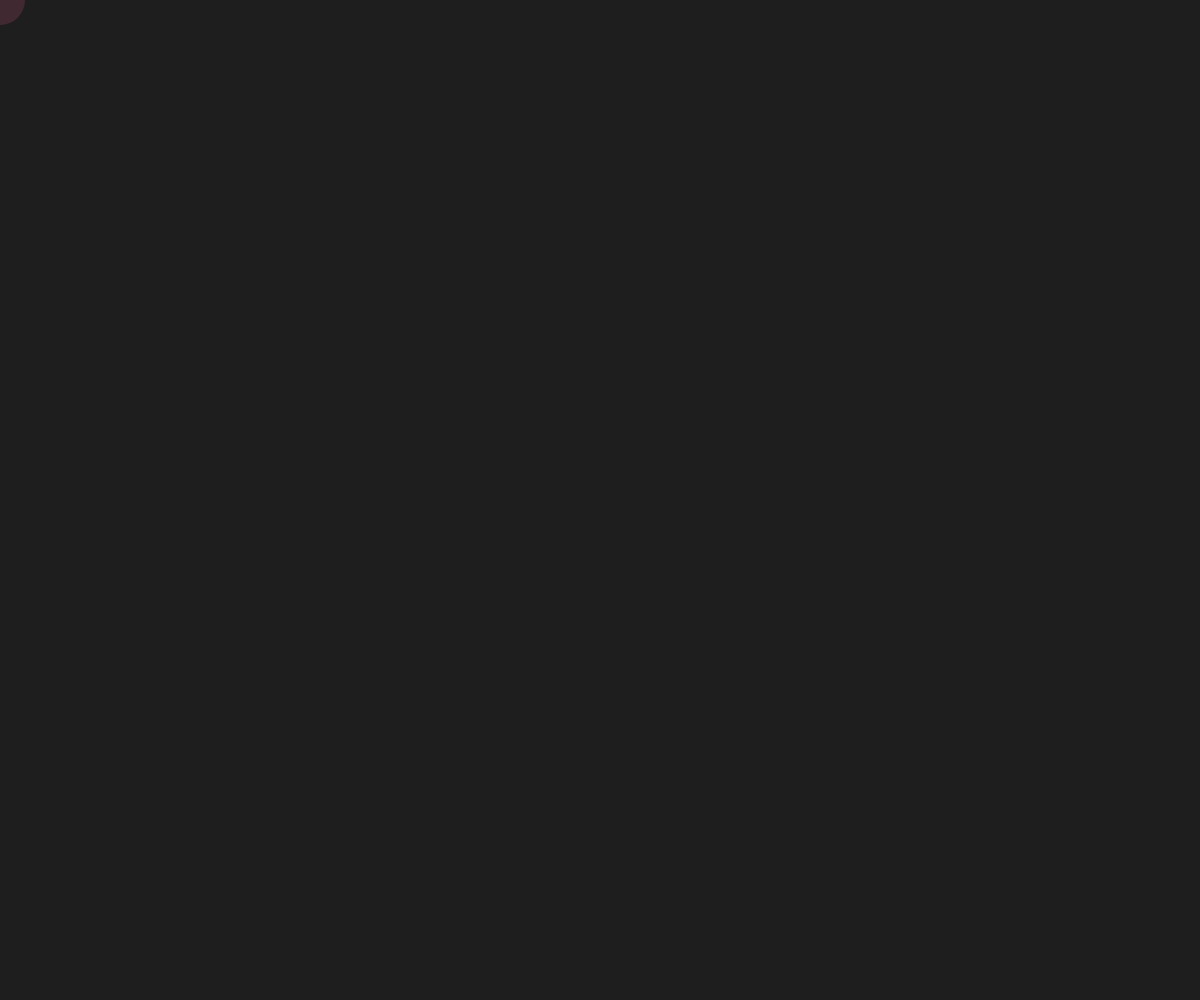
Frame 1 (no input)
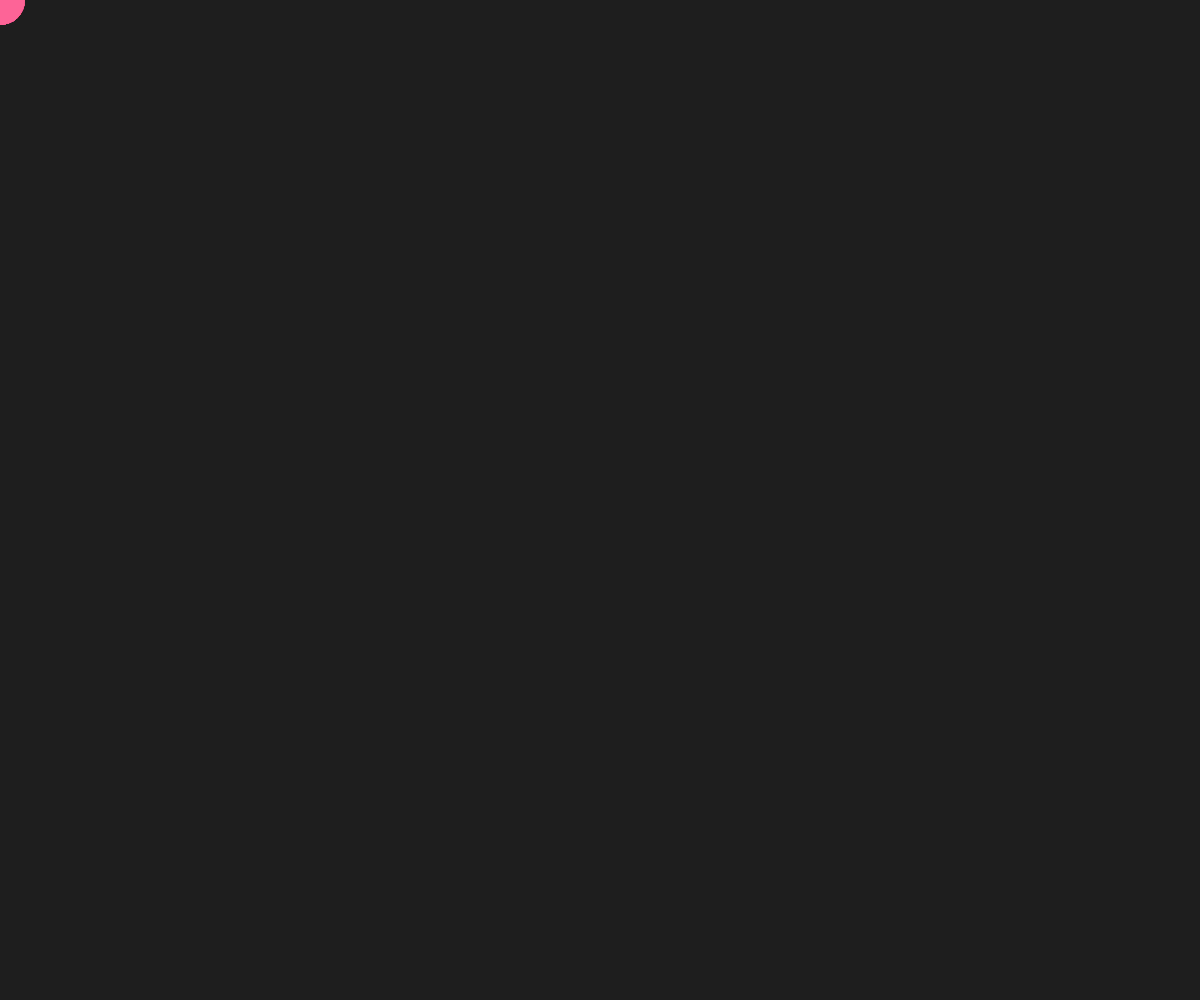
Frame 60 (no input)
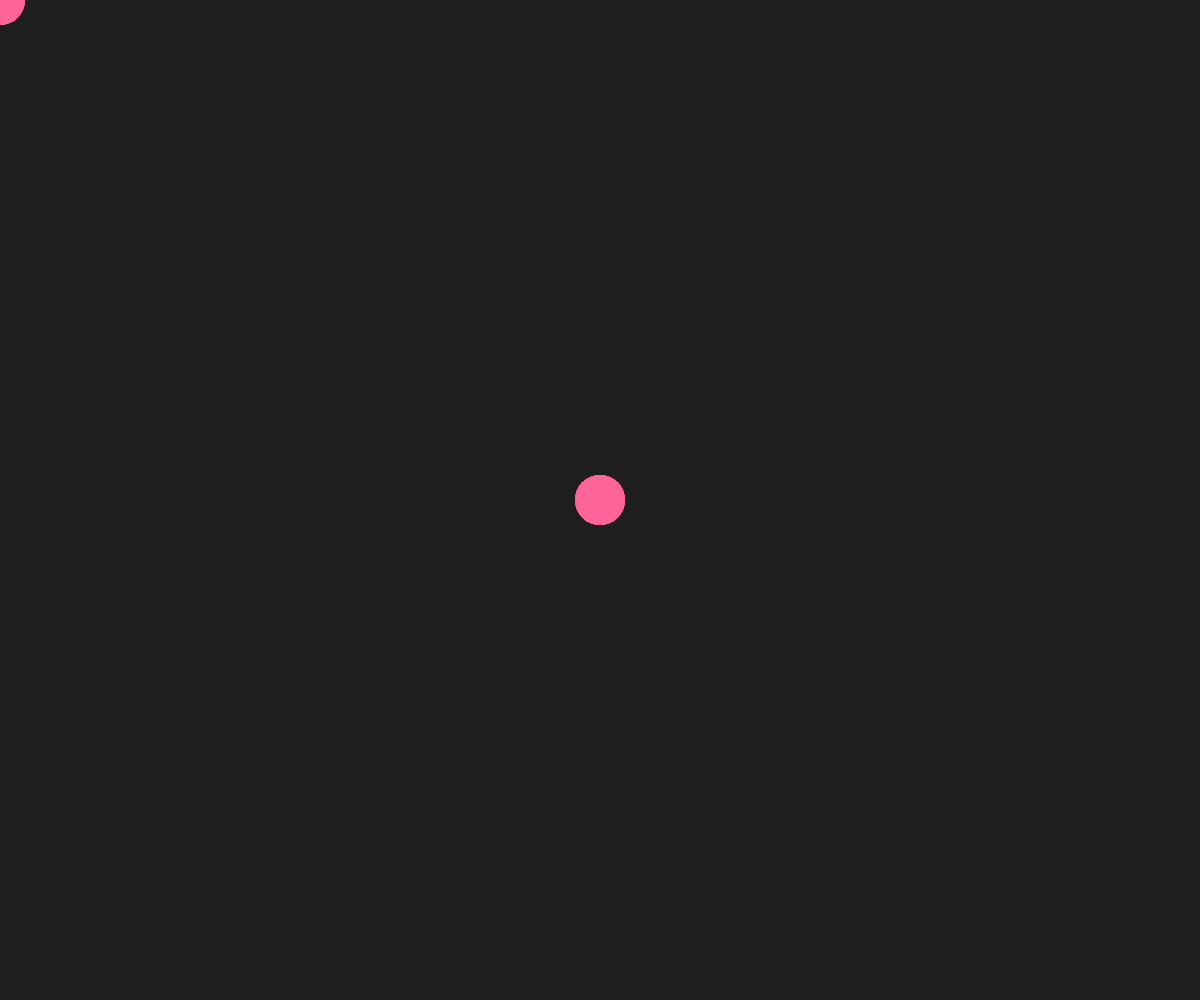
Frame 120 (the mouse pressed at the canvas centre since frame 60)

The p5.js sketch that drew these frames (run headless with seeded random() and noise() and a simulated clock; from frame 60 on, the mouse is pressed at the canvas centre):

// p5.js sketch
// ── sketch.js
// p5.js Live Preview - Edit this file and save to see changes instantly!
// Use VS Code's "Live Server" extension or the built-in Simple Browser.
//
// Getting started:
//   1. Install "Live Server" extension in VS Code
//   2. Right-click index.html -> "Open with Live Server"
//   3. Edit this file, save, and the preview auto-reloads
//
// Alternatively, use VS Code's built-in preview:
//   1. Open the Command Palette (Ctrl+Shift+P)
//   2. Run "Simple Browser: Show"
//   3. Enter the URL from Live Server

function setup() {
  createCanvas(windowWidth, windowHeight);
  background(30);
}

function draw() {
  // Draw a circle that follows the mouse
  fill(255, 100, 150, 40);
  noStroke();
  circle(mouseX, mouseY, 50);
}

function windowResized() {
  resizeCanvas(windowWidth, windowHeight);
}
